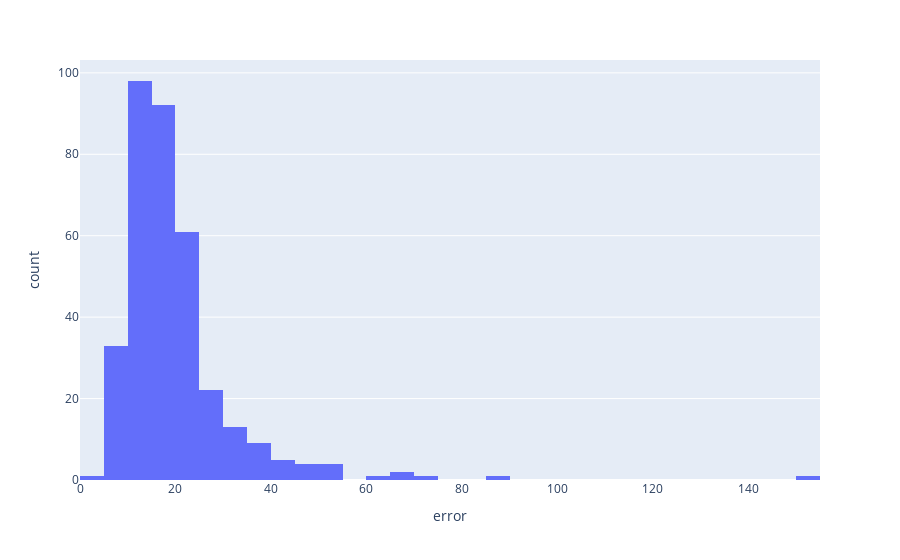

Source (notebook cell):
### Code cell
px.histogram(x=quantization_errors, labels={
    'x': 'error'
})

### Figure 1 — Plotly figure (JSON) as saved in the notebook; plotly's stock layout.template omitted (floating-point values rounded to 4 significant figures; data arrays with more than 128 entries replaced by an {"elided": "..."} marker saying what was removed)
{"data": [{"alignmentgroup": "True", "bingroup": "x", "hovertemplate": "error=%{x}<br>count=%{y}<extra></extra>", "legendgroup": "", "marker": {"color": "#636efa", "pattern": {"shape": ""}}, "name": "", "offsetgroup": "", "orientation": "v", "showlegend": false, "type": "histogram", "x": {"elided": "348 float values"}, "xaxis": "x", "yaxis": "y"}], "layout": {"barmode": "relative", "legend": {"tracegroupgap": 0}, "margin": {"t": 60}, "xaxis": {"anchor": "y", "domain": [0, 1], "title": {"text": "error"}}, "yaxis": {"anchor": "x", "domain": [0, 1], "title": {"text": "count"}}}}
